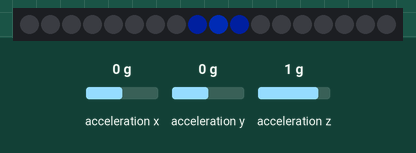
A sketch run on a simulated Arduino Uno, built with avr-gcc and run on an emulated ATmega328P. On the bench: 18 RGB LEDs in strip order, left to right. Wiring (inferred from the names in the program): MPU-6050 motion sensor at I2C address 0x68. The test bench sets the inputs (shaded band); at power-on: acceleration x 0 g, acceleration y 0 g, acceleration z 1 g. Dim RGB values are drawn brighter than linear; random numbers use the default seed unless the sketch sets one; what the sketch prints to the serial monitor is not drawn.

Above: at 3.5 s.
3.6 s: acceleration x set to -1.4 g
At 4.8 s:
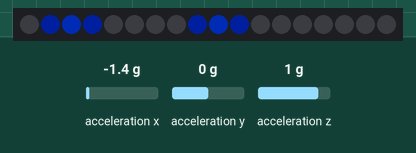
5.1 s: acceleration x set to 0.2 g
At 5.8 s:
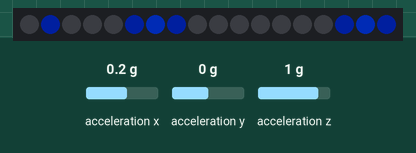
6.7 s: acceleration x set to 0 g
At 9.6 s:
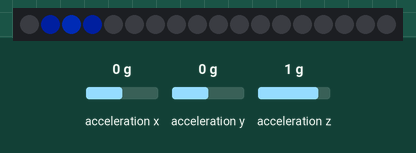
Timing chart, 0 to 11.1 s (numbered marks = the images above; inputs shaded):
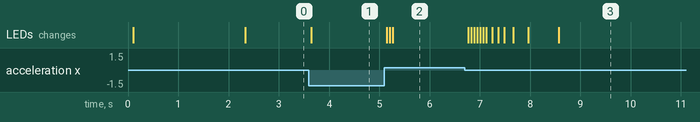

Measured:
- after the input at 3.6 s, the LEDs: change at once (image 1)
- after the input at 5.1 s, the LEDs: first change after 0.05 s (image 2 shows a later state)
- after the input at 6.7 s, the LEDs: first change after 0.07 s (image 3 shows a later state)

The sketch:

wave-with-sensor-control.ino
```cpp
#include <Adafruit_NeoPixel.h>
#include <Wire.h>

#define LED_PIN 2
#define NUM_LEDS 18
Adafruit_NeoPixel strip(NUM_LEDS, LED_PIN, NEO_GRB + NEO_KHZ800);

#define MPU6050_ADDR 0x68

// Water animation parameters
float waterPosition = NUM_LEDS / 2.0;
float waterVelocity = 0.0;
const float damping = 0.90;
unsigned long lastUpdate = 0;
const int UPDATE_INTERVAL = 60;

// MPU6050 calibration
bool mpuFound = false;
float tiltOffset = 0.0;
bool calibrated = false;

void setup() {
  Serial.begin(115200);
  Serial.println("🔍 MPU6050 Calibration Starting...");

  Wire.begin();
  Wire.setClock(100000);
  delay(100);

  mpuFound = testMPU6050();

  strip.begin();
  strip.show();
  strip.setBrightness(80);

  Serial.println("=================================");
  if (mpuFound) {
    Serial.println("✅ MPU6050 Found! Calibrating...");
    setupMPU6050();
    calibrateMPU6050();
  } else {
    Serial.println("❌ MPU6050 Not Found! Using manual control");
    Serial.println("Send: l=left, r=right, s=stop");
  }
  Serial.println("=================================");
}

// FIXED: Added missing return statement
bool testMPU6050() {
  Serial.println("🔧 Testing MPU6050 connection...");

  Wire.beginTransmission(MPU6050_ADDR);
  byte error = Wire.endTransmission();

  Serial.print("I2C Error Code: ");
  Serial.println(error);

  if (error == 0) {
    Serial.println("✅ Device responded at address 0x68");

    // Read WHO_AM_I register
    Wire.beginTransmission(MPU6050_ADDR);
    Wire.write(0x75); // WHO_AM_I register
    Wire.endTransmission(false);
    Wire.requestFrom(MPU6050_ADDR, 1, true);

    if (Wire.available()) {
      byte whoami = Wire.read();
      Serial.print("WHO_AM_I Register: 0x");
      Serial.println(whoami, HEX);

      if (whoami == 0x68) {
        Serial.println("✅ Valid MPU6050 detected");
        return true;
      } else {
        Serial.println("❌ Unexpected WHO_AM_I value");
        return false;
      }
    } else {
      Serial.println("❌ No response from WHO_AM_I");
      return false;
    }
  } else {
    Serial.println("❌ No device found at address 0x68");

    // Try alternative address
    Serial.println("🔧 Trying alternative address 0x69...");
    Wire.beginTransmission(0x69);
    error = Wire.endTransmission();

    if (error == 0) {
      Serial.println("✅ Device found at 0x69! Using this address.");
      return true;  // ← FIXED: Added missing return
    }

    return false;  // ← FIXED: This was missing
  }
}

void calibrateMPU6050() {
  Serial.println("🎯 Calibrating MPU6050...");
  Serial.println("Keep sensor FLAT and STILL for 2 seconds");

  float totalTilt = 0.0;
  int samples = 0;

  // Take 100 readings over 2 seconds
  for (int i = 0; i < 100; i++) {
    float currentTilt = readAccelerometerX();
    totalTilt += currentTilt;
    samples++;
    delay(20);

    if (i % 20 == 0) {
      Serial.print(".");
    }
  }

  // Calculate average offset
  tiltOffset = totalTilt / samples;

  Serial.println();
  Serial.print("✅ Calibration complete! Offset: ");
  Serial.println(tiltOffset, 4);
  Serial.println("Tilt values will now be zero when sensor is flat");

  calibrated = true;
}

float readAccelerometerX() {
  if (!mpuFound) return 0.0;

  Wire.beginTransmission(MPU6050_ADDR);
  Wire.write(0x3B);
  byte error = Wire.endTransmission(false);

  if (error != 0) return 0.0;

  Wire.requestFrom(MPU6050_ADDR, 6, true);

  unsigned long start = millis();
  while (Wire.available() < 6 && millis() - start < 10) {
    delay(1);
  }

  if (Wire.available() < 6) return 0.0;

  int16_t accelX = Wire.read() << 8 | Wire.read();
  Wire.read(); Wire.read();
  Wire.read(); Wire.read();

  float rawTilt = accelX / 16384.0;

  // APPLY CALIBRATION OFFSET
  if (calibrated) {
    return rawTilt - tiltOffset;
  } else {
    return rawTilt;
  }
}

void setupMPU6050() {
  // Wake up MPU6050
  Wire.beginTransmission(MPU6050_ADDR);
  Wire.write(0x6B); // PWR_MGMT_1
  Wire.write(0x00); // Wake up
  Wire.endTransmission(true);

  // Set accelerometer range to ±2g
  Wire.beginTransmission(MPU6050_ADDR);
  Wire.write(0x1C); // ACCEL_CONFIG
  Wire.write(0x00); // ±2g
  Wire.endTransmission(true);

  delay(100);
  Serial.println("✅ MPU6050 configured");
}

void loop() {
  float tilt = 0.0;

  if (mpuFound) {
    // Use CALIBRATED MPU6050 data
    tilt = readAccelerometerX() * 0.5;

    // ADD DEAD ZONE - ignore very small movements
    if (abs(tilt) < 0.05) {  // Dead zone threshold
      tilt = 0.0;
    }
  } else {
    // Manual control
    if (Serial.available()) {
      char command = Serial.read();
      if (command == 'l') waterVelocity = -0.6;
      else if (command == 'r') waterVelocity = 0.6;
      else if (command == 's') waterVelocity = 0;
    }

    if (random(100) < 3) {
      waterVelocity += (random(2) ? 0.2 : -0.2);
    }
  }

  waterVelocity += tilt;

  unsigned long currentTime = millis();
  if (currentTime - lastUpdate >= UPDATE_INTERVAL) {
    lastUpdate = currentTime;

    updateWaterPhysics();
    updateLEDs();
    updateSerialVisualization();

    // Print CALIBRATED tilt data
    static unsigned long lastTiltPrint = 0;
    if (mpuFound && millis() - lastTiltPrint > 1000) {
      Serial.print("📐 Calibrated Tilt X: ");
      Serial.print(tilt, 3);
      Serial.print(" | Offset: ");
      Serial.println(tiltOffset, 3);
      lastTiltPrint = millis();
    }
  }
}

void updateWaterPhysics() {
  waterPosition += waterVelocity;
  waterVelocity *= damping;

  // Boundary with bounce
  if (waterPosition < 2.0) {
    waterPosition = 2.0;
    waterVelocity = -waterVelocity * 0.4;
  } else if (waterPosition > NUM_LEDS - 2.0) {
    waterPosition = NUM_LEDS - 2.0;
    waterVelocity = -waterVelocity * 0.4;
  }
}

void updateLEDs() {
  // Clear only nearby LEDs
  int clearStart = max(0, (int)waterPosition - 4);
  int clearEnd = min(NUM_LEDS - 1, (int)waterPosition + 4);

  for (int i = clearStart; i <= clearEnd; i++) {
    strip.setPixelColor(i, 0, 0, 0);
  }

  // Draw compact water glow
  int center = (int)waterPosition;
  strip.setPixelColor(center, 0, 50, 200);
  if (center > 0) strip.setPixelColor(center - 1, 0, 20, 100);
  if (center < NUM_LEDS - 1) strip.setPixelColor(center + 1, 0, 20, 100);

  strip.show();
}

void updateSerialVisualization() {
  char display[NUM_LEDS + 1];
  for (int i = 0; i < NUM_LEDS; i++) display[i] = '_';
  display[NUM_LEDS] = '\0';

  int center = (int)waterPosition;
  for (int i = -2; i <= 2; i++) {
    int pos = center + i;
    if (pos >= 0 && pos < NUM_LEDS) {
      if (i == 0) display[pos] = '~';
      else if (abs(i) == 1) display[pos] = '=';
      else display[pos] = '-';
    }
  }

  Serial.println(display);
}
```
